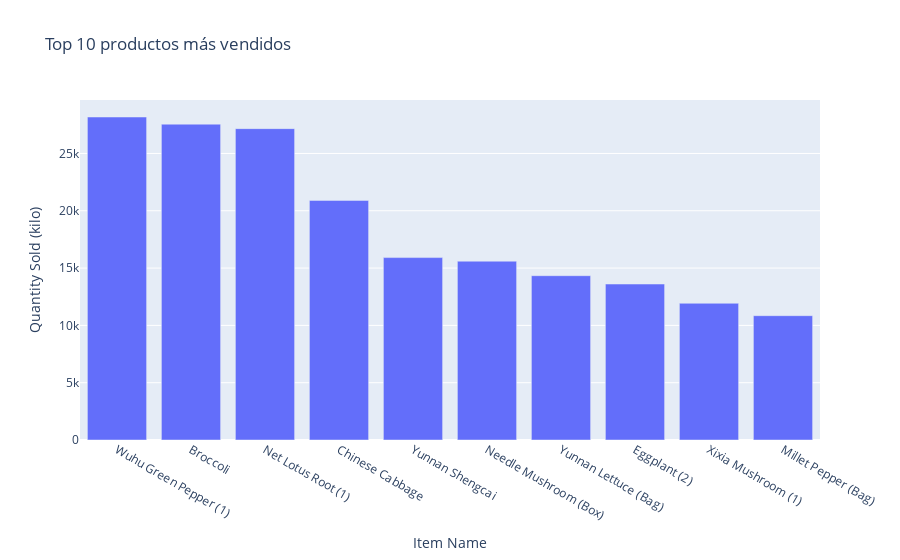

The notebook cell saved with this chart:
### Markdown cell above
### Top selling products

### Code cell
df_top = df_profitable.groupby('Item Name')['Quantity Sold (kilo)'].sum().reset_index().sort_values(by='Quantity Sold (kilo)', ascending=False).head(10)

fig = px.bar(df_top, x='Item Name', y='Quantity Sold (kilo)', title='Top 10 productos más vendidos')
fig.show()

### Figure 1 — Plotly figure (JSON) as saved in the notebook; plotly's stock layout.template omitted (floating-point values rounded to 4 significant figures)
{"data": [{"hovertemplate": "Item Name=%{x}<br>Quantity Sold (kilo)=%{y}<extra></extra>", "legendgroup": "", "marker": {"color": "#636efa", "pattern": {"shape": ""}}, "name": "", "orientation": "v", "showlegend": false, "textposition": "auto", "type": "bar", "x": ["Wuhu Green Pepper (1)", "Broccoli", "Net Lotus Root (1)", "Chinese Cabbage", "Yunnan Shengcai", "Needle Mushroom (Box)", "Yunnan Lettuce (Bag)", "Eggplant (2)", "Xixia Mushroom (1)", "Millet Pepper (Bag)"], "xaxis": "x", "y": [28180.0, 27560.0, 27170.0, 20910.0, 15920.0, 15600.0, 14340.0, 13610.0, 11930.0, 10850.0], "yaxis": "y"}], "layout": {"barmode": "relative", "legend": {"tracegroupgap": 0}, "title": {"text": "Top 10 productos más vendidos"}, "xaxis": {"anchor": "y", "domain": [0, 1], "title": {"text": "Item Name"}}, "yaxis": {"anchor": "x", "domain": [0, 1], "title": {"text": "Quantity Sold (kilo)"}}}}
